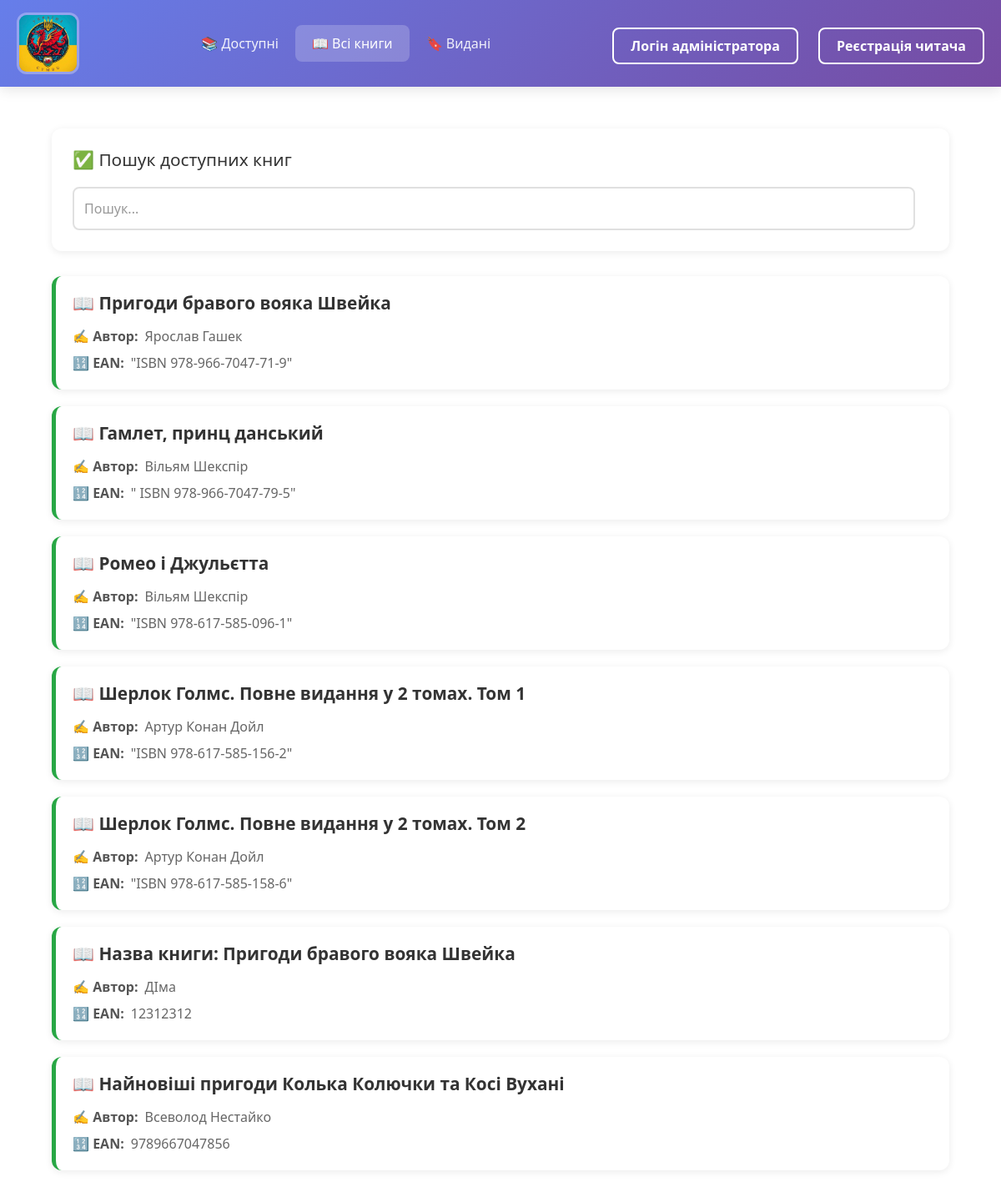
Page /notbook on the committed database.
### app.py (models this page shows)
class Book(db.Model):
    id = db.Column(db.Integer, primary_key=True)
    name_book = db.Column(db.String(100), nullable=False)
    author = db.Column(db.String(100), nullable=False)
    surname = db.Column(db.String(100), nullable=False)
    ean = db.Column(db.Text, nullable=False)
    buyer = db.Column(db.String(100), nullable=False)
    phone = db.Column(db.String(20), nullable=False)
    stat = db.Column(db.String(20), nullable=False)
    date = db.Column(db.DateTime, default=datetime.utcnow)
    enddate = db.Column(db.DateTime, default=datetime.utcnow)
    history = db.Column(db.String(100))

### app.py (the view)
@app.route('/notbook')
def notbook():
    search_query = request.args.get('search', '')
    if search_query:
        notbook = Book.query.filter(
            (Book.name_book.ilike(f'%{search_query}%')) |
            (Book.author.ilike(f'%{search_query}%')) |
            (Book.ean.ilike(f'%{search_query}%'))
        ).all()
    else:
        notbook = Book.query.all()
    return render_template('notbook.html', notbook=notbook, search_query=search_query)

### templates/notbook.html (shortened to what this page needs)
{% extends 'base.html' %}
{% block body %}
<div class="container" style="max-width: 1200px; margin: 0 auto; padding: 20px;">
    <div style="background: white; padding: 25px; border-radius: 12px; box-shadow: 0 2px 10px rgba(0,0,0,0.08); margin-bottom: 30px;">
        <h2 style="color: #333; margin-bottom: 20px; font-size: 1.3em; display: flex; align-items: center; gap: 10px;">
            ✅ Пошук доступних книг
        </h2>
        <form class="col-12 col-lg-auto mb-3 mb-lg-0 me-lg-3" method="GET" action="/books" style="display: flex; gap: 15px; align-items: center; flex-wrap: wrap;">
            <input type="search" name="search" id="searchInput" class="search form-control text-bg-white" placeholder="Пошук..." aria-label="Search" value="{{ search_query if search_query else '' }}" style="flex: 1; min-width: 100%; padding: 12px; border: 2px solid #e0e0e0; border-radius: 8px; font-size: 1em; transition: border 0.3s;">
        </form>
    </div>
    {% if notbook %}
        <div style="display: grid; gap: 20px;">
            {% for el in notbook %}
            <div class="gigi">
                <div class="didi"
                    style="background: white; padding: 20px; border-radius: 12px; box-shadow: 0 2px 10px rgba(0,0,0,0.08); cursor: pointer; transition: transform 0.2s, box-shadow 0.3s; border-left: 5px solid #28a745;"
                    onclick="window.location.href='/books/{{ el.id }}'"
                    onmouseover="this.style.transform='translateY(-3px)'; this.style.boxShadow='0 6px 20px rgba(0,0,0,0.15)';"
                    onmouseout="this.style.transform='translateY(0)'; this.style.boxShadow='0 2px 10px rgba(0,0,0,0.08)';">
                    <div class="book-header" style="display: flex; justify-content: space-between; align-items: center; margin-bottom: 15px;">
                        <h3 class="tutu" style="margin: 0; font-size: 1.3em; color: #333; font-weight: 600;">
                            📖 {{ el.name_book }}
                        </h3>
                    </div>
                    <div style="display: flex; flex-direction: column; gap: 8px; color: #666;">
                        <p class="tutu" style="margin: 0; display: flex; align-items: center; gap: 8px;">
                            <span style="font-weight: 600; color: #555;">✍️ Автор:</span> {{ el.author }}
                        </p>
                        <p class="tutu" style="margin: 0; display: flex; align-items: center; gap: 8px;">
                            <span style="font-weight: 600; color: #555;">🔢 EAN:</span> {{ el.ean }}
                        </p>
                    </div>
                </div>
            </div>
            {% endfor %}
        </div>
    {% endif %}
</div>
{% endblock %}

### static/css/main.css (style rules this page uses)
.tutu { margin-bottom:7px }
.search { max-width: 90%; }

### templates/notbook.html (style rules this page uses)
.search::placeholder { color: #999; }

### rows in the picture
Book: name_book "Пригоди бравого вояка Швейка", author "Ярослав Гашек", ean "\"ISBN 978-966-7047-71-9\""
Book: name_book "Гамлет, принц данський", author "Вільям Шекспір", ean "\" ISBN 978-966-7047-79-5\""
Book: name_book "Ромео і Джульєтта", author "Вільям Шекспір", ean "\"ISBN 978-617-585-096-1\""
Book: name_book "Шерлок Голмс. Повне видання у 2 томах. Том 1", author "Артур Конан Дойл", ean "\"ISBN 978-617-585-156-2\""
Book: name_book "Шерлок Голмс. Повне видання у 2 томах. Том 2", author "Артур Конан Дойл", ean "\"ISBN 978-617-585-158-6\""
Book: name_book "Назва книги: Пригоди бравого вояка Швейка", author "ДІма", ean "12312312"
Book: name_book "Найновіші пригоди Колька Колючки та Косі Вухані", author "Всеволод Нестайко", ean "9789667047856"
